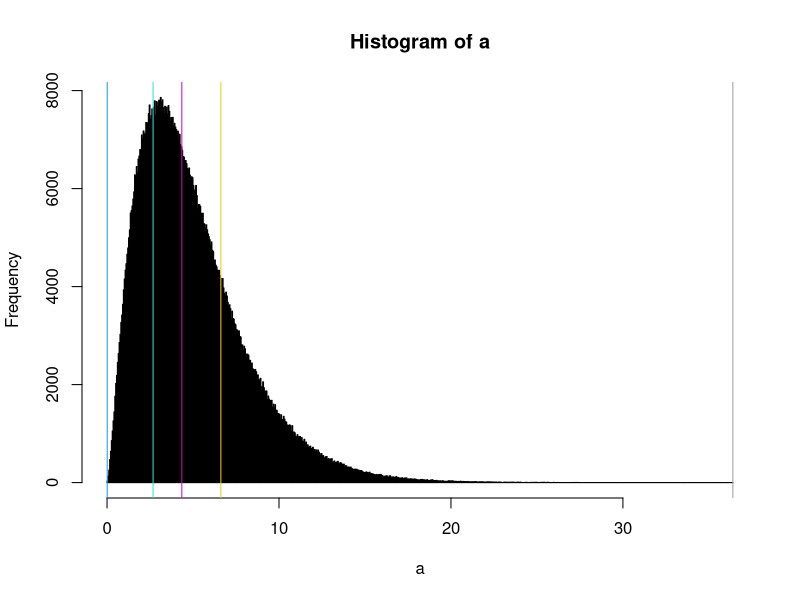
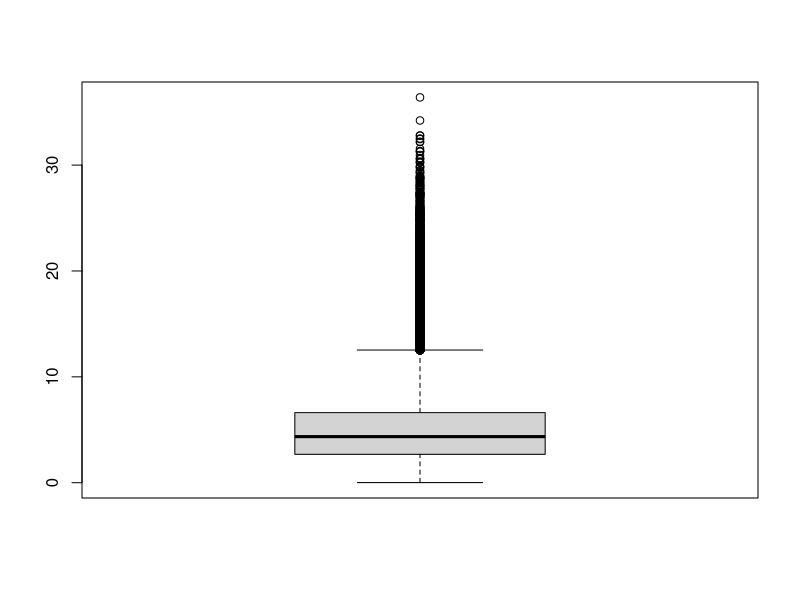

The R script that drew these images, in order:
# Exercicio Teste Qui Quadrado
# 1) Gerar o Conjunto de dados
# ~ Qui quadrado
# 5 graus de liberdade
# n = 100.000

a = rchisq(1000000, 5)

a


# das caracteristicas da distribuição X²:
# - Assimetrica
# - Continuidade
# - Não negativa ER >= 0

# a) Calcular as 5 estatisticas de ordem mais comuns:
# minimo 
# 1º quartil
# mediana
# 3º quartil
# máximo

# b) Construir um Histograma com 1000 classes do conjunto gerado

# c) Observa no histograma a posição  de todas as estatística de
# ordem


# a)
summary(a)

# b)
hist(a, nclass = 1000)


# Calculo da moda, função - Teste
# obtem a tabela com frequencia das variaveis
freq = table(a);
# obtem o nome da variavel
names(table(a))[table(a) == max(table(a))]
names(a)
names(a)[2]
# -------------------- TESTE ---------------

# c) Se refere a observar a mediana, moda, amplitude amostral, 1 e 3 quartil

# d) Marcar no gráfico as estatisticas de ordem por linha
# e) Posicione a média no histograma, a média, a moda e a mediana com cores distintas
# f) Construa um BoxPlot
# Fazendo um vetor
b = summary(a)
b
b[1]

# Abline apenas da mediana
# abline(v=b[3], col=3)

# 1º abline pega de minimo até mediana
# 2º abline pega o 3º quartil até o Maximo

#abline(v=b[1:3], col=8)
#abline(v=b[5:6], col=2)

# e) Posicione a média no histograma, a média, a moda e a mediana com cores distintas
abline(v=b[1], col=4)
abline(v=b[2], col=5)
abline(v=b[3], col=6)
# Moda talvez = 3
abline(v=b[5], col=7)
abline(v=b[6], col=8)

# f) Boxplot
boxplot(a)

# Calcule as medidas de dispersão
# Variancia, desvio padrão, amplitude
# erro padrão da média, coef. de variação
var(a)
sd(a)
# Amplitude
range(a)
diff( range(a) )

# Erro padrão da media
erroPadrao_a = var(a)/mean(a)

# Coef. de Variação (Desvio Padrão / Média)
coefVariacao_a = sd(a) / mean(a)